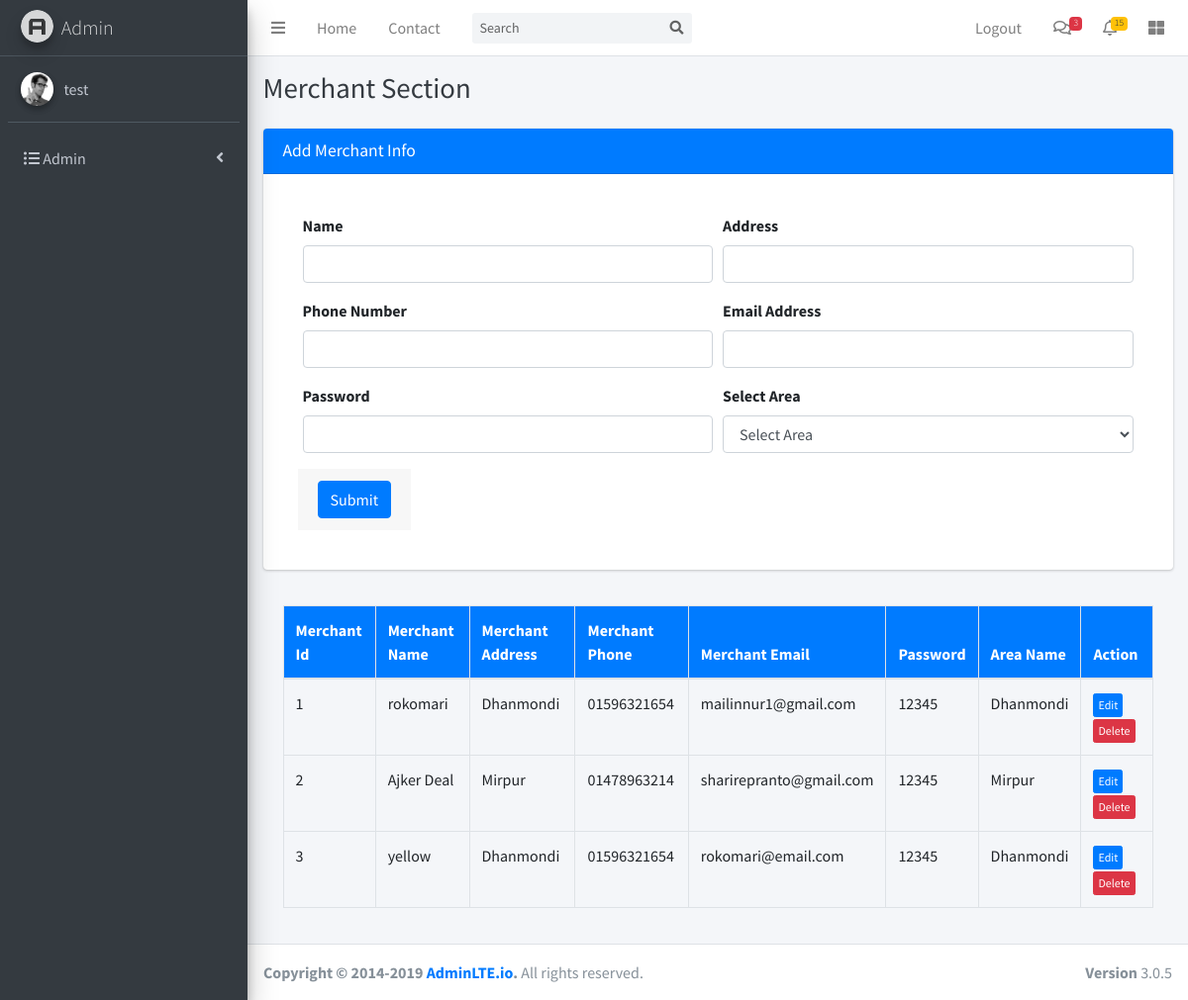
The app's page /admin/merchant.php (signed in) with its own data.
### tables this page shows
CREATE TABLE `merchant` (
  `merchantID` int(11) NOT NULL,
  `m_name` varchar(255) NOT NULL,
  `m_address` text NOT NULL,
  `m_phone` varchar(20) NOT NULL,
  `m_email` varchar(150) NOT NULL,
  `m_password` varchar(20) NOT NULL,
  `areaID` int(11) NOT NULL
);

CREATE TABLE `area` (
  `areaID` int(11) NOT NULL,
  `area_name` varchar(255) NOT NULL,
  `manager` int(11) NOT NULL
);

### admin/class/Controller.php (called while the page is built, shortened)
<?php
class Controller {
    private $conn;
    function __construct($host, $user, $password, $dbName) {
        $this->conn = new mysqli($host, $user, $password, $dbName);
    }
    public function get_marchent() {
        $result = $this->conn->query("SELECT merchant.*, area.area_name as area FROM merchant join area on merchant.areaID=area.areaID");
        return $result;
    }
}

### admin/merchant.php (the view, shortened to what this page needs)
<?php
include_once 'header.php';
include_once 'left_menu.php';
?>
<div class="content-wrapper">
    <div class="content-header">
	<div class="container-fluid">
	    <div class="row mb-2">
		<div class="col-sm-6">
		    <h1 class="m-0 text-dark">Merchant Section</h1>
		</div>
		<div class="col-sm-6">
		</div>
	    </div>
	</div>
    </div>
    <section class="content">
	<div class="container-fluid">
	    <div class="row">
		<div class="col-md-12">
		    <div class="row">
			<?php if(isset($_GET['edit_merchant'])){?>
				<div class="col-md-12">
			    <div class="card">
				<div class="card-header bg-primary">
				    <h3 class="card-title">Update Merchant Info</h3>
				</div>
				<div class="card-body">
				    <?php
				    if (isset($_GET['edit_merchant'])) {
					$data = $obj->edit_merchant($_GET['edit_merchant']);
					?>
    				    <form role="form" action="<?php echo $_SERVER['PHP_SELF'] ?>" method="post">
    					<div class="card-body">
						<div class="form-row">
    					    <input type="hidden" name="editID" value="<?php echo $data['merchantID'] ?>">
    					    <div class="form-group col-md-6">
    						<label>Name</label>
    						<input type="text" name="m_name" class="form-control" value="<?php echo $data['m_name'] ?>">
    					    </div>
    					    <div class="form-group col-md-6">
    						<label>Address</label>
    						<input type="text" name="m_address" class="form-control" value="<?php echo $data['m_address'] ?>">
    					    </div>
    					    <div class="form-group col-md-6">
    						<label>Phone Number</label>
    						<input type="number" name="m_phone" class="form-control" value="<?php echo $data['m_phone'] ?>">
    					    </div>
    					    <div class="form-group col-md-6">
    						<label>Email Address</label>
    						<input type="email" name="m_email" class="form-control" value="<?php echo $data['m_email'] ?>">
    					    </div>
    					    <div class="form-group col-md-6">
    						<label>Password</label>
    						<input type="password" name="m_password" class="form-control" value="<?php echo $data['m_password'] ?>">
    					    </div>
    					    <div class="form-group col-md-6">
    						<label>Select Area</label>
    						<select name="areaID" class="form-control">
    						    <option>Select Area</option>
							<?php
							$result = $obj->get_area();
							while ($row = $result->fetch_assoc()) {
							    ?>
							    <option <?php if($row['areaID']==$data['areaID']){ echo 'selected'; } ?> value="<?php echo $row["areaID"] ?>"><?php echo $row['area_name'] ?></option>
							<?php } ?>
    						</select>
    					    </div>
    					    <div class="card-footer">
    						<button type="submit" name="update" class="btn btn-primary">Submit</button>
    					    </div>
    					</div>
    				    </form>
				    <?php } ?>
				</div>
			    </div>
				</div>
			 </div>
		    </div>
			<?php }else{?>
				<div class="col-md-12">
			    <div class="card">
				<div class="card-header bg-primary">
				    <h3 class="card-title">Add Merchant Info</h3>
				</div>
				<div class="card-body">
				    <form role="form" action="<?php echo $_SERVER['PHP_SELF'] ?>" method="post">
					<div class="card-body">
					<div class="form-row">
					    <div class="form-group col-md-6">
						<label>Name</label>
						<input type="text" name="m_name" class="form-control">
					    </div>
					    <div class="form-group col-md-6">
						<label>Address</label>
						<input type="text" name="m_address" class="form-control">
					    </div>
					    <div class="form-group col-md-6">
						<label>Phone Number</label>
						<input type="number" name="m_phone" class="form-control">
					    </div>
					    <div class="form-group col-md-6">
						<label>Email Address</label>
						<input type="email" name="m_email" class="form-control">
					    </div>
					    <div class="form-group col-md-6">
						<label>Password</label>
						<input type="password" name="m_password" class="form-control">
					    </div>
					    <div class="form-group col-md-6">
						<label>Select Area</label>
						<select name="areaID" class="form-control">
						    <option>Select Area</option>
						</select>
					    </div>
					    <div class="card-footer">
						<button type="submit" name="btn" class="btn btn-primary">Submit</button>
					    </div>
					</div>
				    </form>
				</div>
			    </div>
				</div>
			</div>
			<?php }?>
		 </div>
	    </div>
	</div>
	<div class="col-md-12">
	    <div class="row">
		<div class="card-body">
		    <div class="table-responsive">
		    <table class="table table-bordered" id="myTable">
			<thead class="bg-primary">
			    <tr>
				<th>Merchant Id</th>
				<th>Merchant Name</th>
				<th>Merchant Address</th>
				<th>Merchant Phone</th>
				<th>Merchant Email</th>
				<th>Password</th>
				<th>Area Name</th>
				<th>Action</th>
			    </tr>
			</thead>
			<tbody>
			    <?php
			    $result = $obj->get_marchent();
			    while ($row = $result->fetch_assoc()) {
				?>
    			    <tr>
    				<td><?php echo $row["merchantID"] ?></td>
    				<td><?php echo $row["m_name"] ?></td>
    				<td><?php echo $row["m_address"] ?></td>
    				<td><?php echo $row["m_phone"] ?></td>
    				<td><?php echo $row["m_email"] ?></td>
    				<td><?php echo $row["m_password"] ?></td>
    				<td><?php echo $row["area"] ?></td>
    				<td>
    				    <a href="<?php echo $_SERVER['PHP_SELF'] ?>?edit_merchant=<?php echo $row['merchantID'] ?>" class="btn btn-xs btn-primary">Edit</a>
    				    <a href="<?php echo $_SERVER['PHP_SELF'] ?>?delete_merchant=<?php echo $row['merchantID'] ?>" class="btn btn-xs btn-danger" onclick="return confirm('Are you sure?')">Delete</a></td>
    			    </tr>
			    <?php } ?>
			</tbody>
		    </table>
		</div>
		</div>
	    </div>
	</div>
    </section>
</div>
<?php include_once 'footer.php'; ?>

### records on screen
merchant: merchantID "1", m_name "rokomari", m_address "Dhanmondi", m_phone "01596321654", m_email "mailinnur1@gmail.com", m_password "12345", areaID.area_name "Dhanmondi"
merchant: merchantID "2", m_name "Ajker Deal", m_address "Mirpur", m_phone "01478963214", m_email "sharirepranto@gmail.com", m_password "12345", areaID.area_name "Mirpur"
merchant: merchantID "3", m_name "yellow", m_address "Dhanmondi", m_phone "01596321654", m_email "rokomari@email.com", m_password "12345", areaID.area_name "Dhanmondi"

### other values on screen
$_SESSION['userName'] "test"
